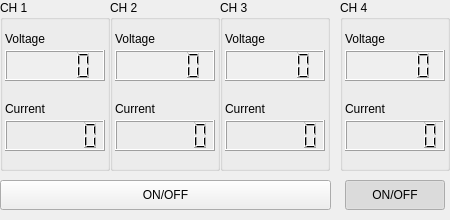
<?xml version="1.0" encoding="UTF-8"?>
<ui version="4.0">
 <class>frHMP</class>
 <widget class="QFrame" name="frHMP">
  <property name="geometry">
   <rect>
    <x>0</x>
    <y>0</y>
    <width>450</width>
    <height>220</height>
   </rect>
  </property>
  <property name="windowTitle">
   <string>Frame</string>
  </property>
  <widget class="QGroupBox" name="gbCH_3">
   <property name="geometry">
    <rect>
     <x>220</x>
     <y>0</y>
     <width>110</width>
     <height>171</height>
    </rect>
   </property>
   <property name="statusTip">
    <string notr="true"/>
   </property>
   <property name="title">
    <string>CH 3</string>
   </property>
   <widget class="QLCDNumber" name="lcdFEB_3_volt">
    <property name="geometry">
     <rect>
      <x>5</x>
      <y>50</y>
      <width>100</width>
      <height>31</height>
     </rect>
    </property>
    <property name="font">
     <font>
      <bold>false</bold>
     </font>
    </property>
    <property name="autoFillBackground">
     <bool>true</bool>
    </property>
    <property name="styleSheet">
     <string notr="true"/>
    </property>
   </widget>
   <widget class="QLCDNumber" name="lcdFEB_3_curr">
    <property name="geometry">
     <rect>
      <x>5</x>
      <y>120</y>
      <width>100</width>
      <height>31</height>
     </rect>
    </property>
    <property name="digitCount">
     <number>6</number>
    </property>
   </widget>
   <widget class="QLabel" name="lblFEB_V3">
    <property name="geometry">
     <rect>
      <x>5</x>
      <y>30</y>
      <width>100</width>
      <height>18</height>
     </rect>
    </property>
    <property name="text">
     <string>Voltage</string>
    </property>
   </widget>
   <widget class="QLabel" name="lblFEB_A3">
    <property name="geometry">
     <rect>
      <x>5</x>
      <y>100</y>
      <width>100</width>
      <height>18</height>
     </rect>
    </property>
    <property name="text">
     <string>Current</string>
    </property>
   </widget>
  </widget>
  <widget class="QGroupBox" name="gbCH_2">
   <property name="geometry">
    <rect>
     <x>110</x>
     <y>0</y>
     <width>110</width>
     <height>171</height>
    </rect>
   </property>
   <property name="statusTip">
    <string notr="true"/>
   </property>
   <property name="title">
    <string>CH 2</string>
   </property>
   <widget class="QLCDNumber" name="lcdFEB_2_volt">
    <property name="geometry">
     <rect>
      <x>5</x>
      <y>50</y>
      <width>100</width>
      <height>31</height>
     </rect>
    </property>
    <property name="font">
     <font>
      <bold>false</bold>
     </font>
    </property>
    <property name="autoFillBackground">
     <bool>true</bool>
    </property>
    <property name="styleSheet">
     <string notr="true"/>
    </property>
   </widget>
   <widget class="QLCDNumber" name="lcdFEB_2_curr">
    <property name="geometry">
     <rect>
      <x>5</x>
      <y>120</y>
      <width>100</width>
      <height>31</height>
     </rect>
    </property>
    <property name="digitCount">
     <number>6</number>
    </property>
   </widget>
   <widget class="QLabel" name="lblFEB_V2">
    <property name="geometry">
     <rect>
      <x>5</x>
      <y>30</y>
      <width>100</width>
      <height>18</height>
     </rect>
    </property>
    <property name="text">
     <string>Voltage</string>
    </property>
   </widget>
   <widget class="QLabel" name="lblFEB_A2">
    <property name="geometry">
     <rect>
      <x>5</x>
      <y>100</y>
      <width>100</width>
      <height>18</height>
     </rect>
    </property>
    <property name="text">
     <string>Current</string>
    </property>
   </widget>
  </widget>
  <widget class="QGroupBox" name="gbCH_1">
   <property name="geometry">
    <rect>
     <x>0</x>
     <y>0</y>
     <width>110</width>
     <height>171</height>
    </rect>
   </property>
   <property name="statusTip">
    <string notr="true"/>
   </property>
   <property name="title">
    <string>CH 1</string>
   </property>
   <widget class="QLCDNumber" name="lcdFEB_1_volt">
    <property name="geometry">
     <rect>
      <x>5</x>
      <y>50</y>
      <width>100</width>
      <height>31</height>
     </rect>
    </property>
    <property name="font">
     <font>
      <bold>false</bold>
     </font>
    </property>
    <property name="autoFillBackground">
     <bool>true</bool>
    </property>
    <property name="styleSheet">
     <string notr="true"/>
    </property>
   </widget>
   <widget class="QLCDNumber" name="lcdFEB_1_curr">
    <property name="geometry">
     <rect>
      <x>5</x>
      <y>120</y>
      <width>100</width>
      <height>31</height>
     </rect>
    </property>
    <property name="digitCount">
     <number>6</number>
    </property>
   </widget>
   <widget class="QLabel" name="lblFEB_V1">
    <property name="geometry">
     <rect>
      <x>5</x>
      <y>30</y>
      <width>100</width>
      <height>18</height>
     </rect>
    </property>
    <property name="text">
     <string>Voltage</string>
    </property>
   </widget>
   <widget class="QLabel" name="lblFEB_A1">
    <property name="geometry">
     <rect>
      <x>5</x>
      <y>100</y>
      <width>100</width>
      <height>18</height>
     </rect>
    </property>
    <property name="text">
     <string>Current</string>
    </property>
   </widget>
  </widget>
  <widget class="QToolButton" name="pbFEB_1">
   <property name="geometry">
    <rect>
     <x>0</x>
     <y>180</y>
     <width>331</width>
     <height>30</height>
    </rect>
   </property>
   <property name="statusTip">
    <string notr="true"/>
   </property>
   <property name="text">
    <string>ON/OFF</string>
   </property>
   <property name="checkable">
    <bool>true</bool>
   </property>
  </widget>
  <widget class="QGroupBox" name="gbEMU">
   <property name="geometry">
    <rect>
     <x>340</x>
     <y>0</y>
     <width>110</width>
     <height>171</height>
    </rect>
   </property>
   <property name="statusTip">
    <string notr="true"/>
   </property>
   <property name="title">
    <string>CH 4</string>
   </property>
   <widget class="QLCDNumber" name="lcdEMU___volt">
    <property name="geometry">
     <rect>
      <x>5</x>
      <y>50</y>
      <width>100</width>
      <height>31</height>
     </rect>
    </property>
    <property name="font">
     <font>
      <kerning>true</kerning>
     </font>
    </property>
    <property name="autoFillBackground">
     <bool>true</bool>
    </property>
    <property name="styleSheet">
     <string notr="true"/>
    </property>
   </widget>
   <widget class="QLCDNumber" name="lcdEMU___curr">
    <property name="geometry">
     <rect>
      <x>5</x>
      <y>120</y>
      <width>100</width>
      <height>31</height>
     </rect>
    </property>
    <property name="digitCount">
     <number>6</number>
    </property>
   </widget>
   <widget class="QLabel" name="lblEMU_A1">
    <property name="geometry">
     <rect>
      <x>5</x>
      <y>100</y>
      <width>100</width>
      <height>18</height>
     </rect>
    </property>
    <property name="text">
     <string>Current</string>
    </property>
   </widget>
   <widget class="QLabel" name="lblEMU_V1">
    <property name="geometry">
     <rect>
      <x>5</x>
      <y>30</y>
      <width>100</width>
      <height>18</height>
     </rect>
    </property>
    <property name="text">
     <string>Voltage</string>
    </property>
   </widget>
  </widget>
  <widget class="QToolButton" name="pbEMU_1">
   <property name="geometry">
    <rect>
     <x>345</x>
     <y>180</y>
     <width>100</width>
     <height>30</height>
    </rect>
   </property>
   <property name="statusTip">
    <string notr="true"/>
   </property>
   <property name="autoFillBackground">
    <bool>true</bool>
   </property>
   <property name="styleSheet">
    <string notr="true"/>
   </property>
   <property name="text">
    <string>ON/OFF</string>
   </property>
   <property name="checkable">
    <bool>true</bool>
   </property>
   <property name="checked">
    <bool>true</bool>
   </property>
  </widget>
 </widget>
 <resources/>
 <connections/>
</ui>
